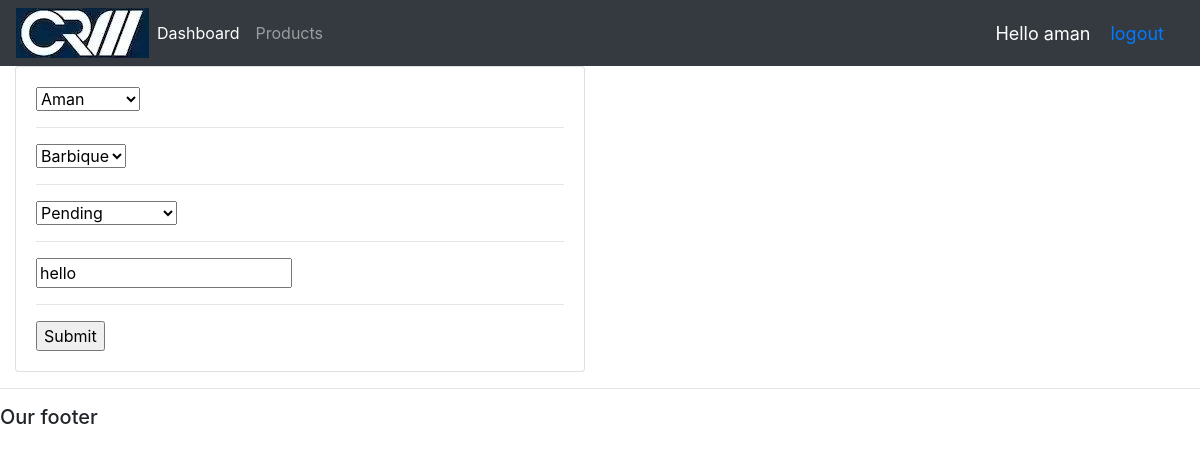
The page /update_order/11/ (signed in) on the database its author committed.
### accounts/models.py (models this page shows)
class Order(models.Model):
	STATUS			= (
					('Pending', 'Pending'),
					('Out for Delivery', 'Out for Delivery'),
					('Delivered', 'Delivered')
		)
	customer 		= models.ForeignKey(Customer, null=True, on_delete=models.SET_NULL)
	product 		= models.ForeignKey(Product, null=True, on_delete=models.SET_NULL)
	date_created	= models.DateTimeField(auto_now_add=True, null=True)
	status 			= models.CharField(max_length=200, null=True, choices=STATUS)
	note 			= models.CharField(max_length=1000, null=True)
	def __str__(self):
		return self.product.name

### accounts/decorators.py (the view)
		def wrapper_func(request, *args, **kwargs):
			group = None
			if request.user.groups.exists():
				group = request.user.groups.all()[0].name
			if group in allowed_roles:
				return view_func(request, *args, **kwargs)
			else:
				return HttpResponse('You are not authorized to view this page')

### accounts/forms.py
class OrderForm(ModelForm):
	class Meta:
		model = Order
		fields = '__all__'

### accounts/models.py (called while the page is built)
	def __str__(self):
		return self.name

	def __str__(self):
		return self.name

### accounts/views.py (called while the page is built)
@login_required(login_url='login')
@allowed_users(allowed_roles=['admin'])
def updateOrder(request, pk):
	order = Order.objects.get(id=pk)
	form = OrderForm(instance=order)
	print('ORDER:', order)
	if request.method == 'POST':
		form = OrderForm(request.POST, instance=order)
		if form.is_valid():
			form.save()
			return redirect('/')
	context = {'form':form}
	return render(request, 'accounts/order_form.html', context)

### accounts/templates/accounts/order_form.html (shortened to what this page needs)
{%  extends 'accounts/main.html' %}
{% load static %}
{% block content %}
<div class="row">
	<div class="col-md-6">
		<div class="card card-body">
			<form action="" method="POST">
				{% for field in form %}
					{{field}}
					<hr>
				{% endfor %}
				<input type="submit" name="Submit">
			</form>
		</div>
	</div>
</div>
{% endblock %}

### accounts/templates/accounts/navbar.html (shortened to what this page needs)
{% load static %}
<nav class="navbar navbar-expand-lg navbar-dark bg-dark">
  <img src="{% static 'images/crm.jpg' %}">
  <div class="collapse navbar-collapse" id="navbarNav">
    <ul class="navbar-nav">
      {% if request.user.is_staff %}
      <li class="nav-item active">
        <a class="nav-link" href="{% url 'home' %}">Dashboard </a>
      </li>
      <li class="nav-item">
        <a class="nav-link" href="{% url 'products' %}">Products</a>
      </li>
      {% else %}
      <li class="nav-item">
        <a class="nav-link" href="{% url 'account' %}">Settings</a>
      </li>
      {% endif %}
    </ul>
  </div>
  <span class="hello-msg">Hello {{request.user}}</span>
  <span class="hello-msg"><a href="{% url 'logout' %}" >logout</a></span>
</nav>

### accounts/templates/accounts/navbar.html (style rules this page uses)
.hello-msg { font-size: 18px; color: #fff; margin-right: 20px; }

### rows shown on the page
Order: form "Aman" "Barbique" "Pending" "hello"

### other values the page prints
{{ request.user }} "aman"
